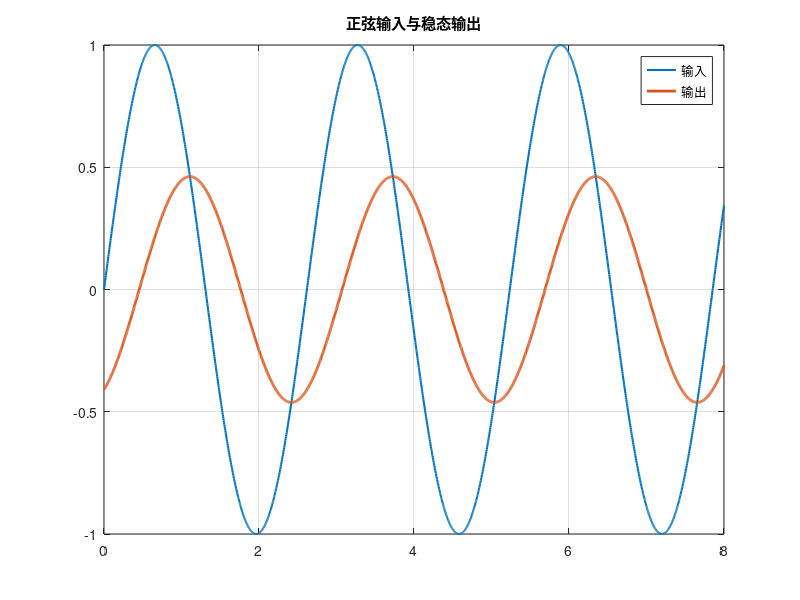

MATLAB code for this plot:
T = 0.8;
omega = 2.4;
t = linspace(0, 8, 2000);

r = sin(omega * t);
mag = 1 / sqrt(1 + (omega * T)^2);
phi = -atan(omega * T);
c = mag * sin(omega * t + phi);

plot(t, r, 'LineWidth', 1.5); hold on;
plot(t, c, 'LineWidth', 2.0);
title('正弦输入与稳态输出');
grid on;
legend('输入', '输出');
